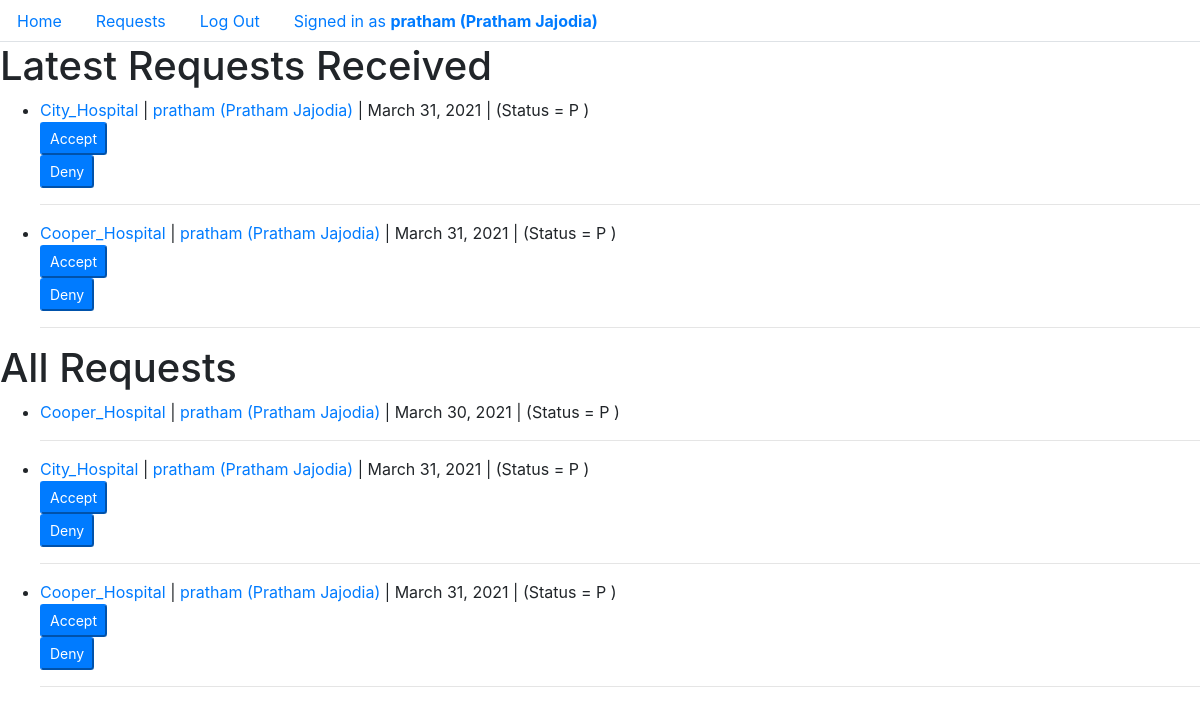
The app's page /requests/ (signed in), older data.
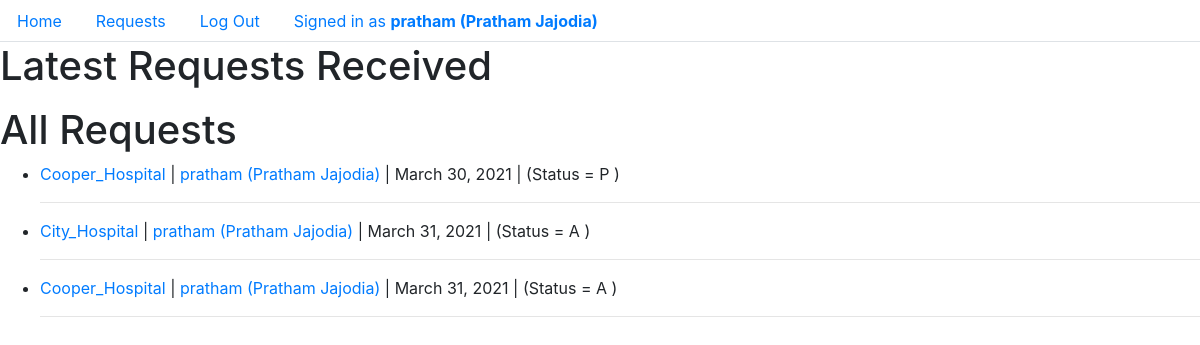
The same page, newer data.
### donate/models.py (models this page shows, shortened)
class BloodRequest(models.Model):
    hospital = models.ForeignKey("User", on_delete=models.CASCADE, related_name="requester")
    donor = models.ForeignKey("User", on_delete=models.CASCADE, related_name="requested_donor")
    status_choice = [
        ("P", "Pending"),
        ("A", "Accepted"),
        ("D", "Denied")
    ]
    date = models.DateField(auto_now_add=True)
    status = models.CharField(choices=status_choice, max_length=1, default="P")

class User(AbstractUser):
    gender_choice = [
        ("M", "Male"),
        ("F", "Female"),
        ("O", "Other")
    ]
    is_hospital = models.BooleanField(default = False)
    street = models.CharField (max_length=64)
    city = models.CharField (max_length=64)
    state = models.CharField (max_length=64)
    phone_no = PhoneNumberField(unique=True)
    dob = models.DateField(auto_now_add=False, blank=True, null=True)
    blood_type = models.CharField(choices=unit_choices, max_length=64, blank=True)
    gender = models.CharField(choices=gender_choice, max_length=1, blank=True)
    requests = models.ManyToManyField("User", blank=True, through="BloodRequest")
    def __str__(self):
        if self.is_hospital:
            return f'{self.username}'
        else:
            return f'{self.username} ({self.first_name} {self.last_name})'

### donate/views.py (the view)
# urls.py: path("requests/", views.requests, name="requests"),
@login_required(login_url="login")
def requests(request):
    if request.method == 'POST':
        city = request.user.city
        req_type = request.POST["blood_req_type"]
        for donor in User.objects.filter(blood_type=req_type, city=city):
            BloodRequest.objects.create(hospital=request.user,donor=donor)
    if request.user.is_hospital == True:
        reqs = BloodRequest.objects.filter(hospital=request.user)
    else:
        reqs = BloodRequest.objects.filter(donor=request.user)
    return render(request, "donate/requests.html", {
            "reqs": reqs,
            "today": date.today()
        })

### donate/templates/donate/requests.html (shortened to what this page needs)
{% extends "donate/layout.html" %}
{% load static %}
{% block body %}
    {% if user.is_hospital == True %}
        <hr><h2>Today's Accepted Requests</h2>
        <ul>
            {% for req in reqs %}
                {% if req.status == 'A' and today == req.date %}
                    <li>
                        <a href="{% url 'profile' name=req.hospital.username %}">{{ req.hospital }}</a> |
                        <a href="{% url 'profile' name=req.donor.username %}">{{ req.donor }}</a> |
                        {{ req.date }} |
                        (Status = {{ req.status }} )
                    </li>
                    <hr>
                {% endif %}
            {% empty %}
                <li>No Entries Found</li>
            {% endfor %}
        </ul><hr>
        <h2>Make New Request</h2>
        Makes a request to all the donors in the city with Particualr Blood Type
        <form action="{% url 'requests' %}" method="POST">
            {% csrf_token %}
            <select class="form-control" name="blood_req_type" required>
                <option value="A+">A+</option>
                <option value="A-">A-</option>
                <option value="B+">B+</option>
                <option value="B-">B-</option>
                <option value="AB+">AB+</option>
                <option value="AB-">AB-</option>
                <option value="O+">O+</option>
                <option value="O-">O-</option>
            </select>
            <input class="btn btn-info" type="submit" value="Make Request">
        </form>
        <hr>
    {% else %}
    <h1>Latest Requests Received</h1>
    <ul>
        {% for req in reqs %}
            {% if user.is_hospital == False and req.status == 'P' and today == req.date %}
                <li>
                    <a href="{% url 'profile' name=req.hospital.username %}">{{ req.hospital }}</a> |
                    <a href="{% url 'profile' name=req.donor.username %}">{{ req.donor }}</a> |
                    {{ req.date }} |
                    (Status = {{ req.status }} )
                    <form action="{% url 'response' id=req.id %}" method="POST">
                        <button type="submit" class="btn-sm btn-primary" name="accept">Accept</button>
                    </form>
                    <form action="{% url 'response' id=req.id  %}" method="POST">
                        <button type="submit" class="btn-sm btn-primary" name="deny">Deny</button>
                    </form>
                </li>
                <hr>
            {% endif %}
        {% empty %}
            <li>No Entries Found</li>
        {% endfor %}
    </ul>
    {% endif %}
    {% if user.is_hospital == True %}
        <h1>ALl Requests Made</h1>
    {% else %}
        <h1>All Requests</h1>
    {% endif %}
    <ul>
        {% for req in reqs %}
            <li>
                <a href="{% url 'profile' name=req.hospital.username %}">{{ req.hospital }}</a> |
                <a href="{% url 'profile' name=req.donor.username %}">{{ req.donor }}</a> |
                {{ req.date }} |
                (Status = {{ req.status }} )
                {% if user.is_hospital == False and req.status == 'P' and today == req.date %}
                    <form action="{% url 'response' id=req.id %}" method="POST">
                        <button type="submit" class="btn-sm btn-primary" name="accept">Accept</button>
                    </form>
                    <form action="{% url 'response' id=req.id  %}" method="POST">
                        <button type="submit" class="btn-sm btn-primary" name="deny">Deny</button>
                    </form>
                {% endif %}
            </li>
            <hr>
        {% empty %}
            <li>No Entries Found</li>
            <hr>
        {% endfor %}
    </ul>
{% endblock %}

Row changes from the older to the newer data that the page shows:
no longer on one of the page's lists (row edited): BloodRequest: hospital "City_Hospital", donor "pratham (Pratham Jajodia)", date "March 31, 2021", status "P"
no longer on one of the page's lists (row edited): BloodRequest: hospital "Cooper_Hospital", donor "pratham (Pratham Jajodia)", date "March 31, 2021", status "P"
changed BloodRequest "City_Hospital": status "P" → "A"; no longer shows "Accept Deny"
changed BloodRequest (number 3 of 3 on the later page): status "P" → "A"; no longer shows "Accept Deny"
